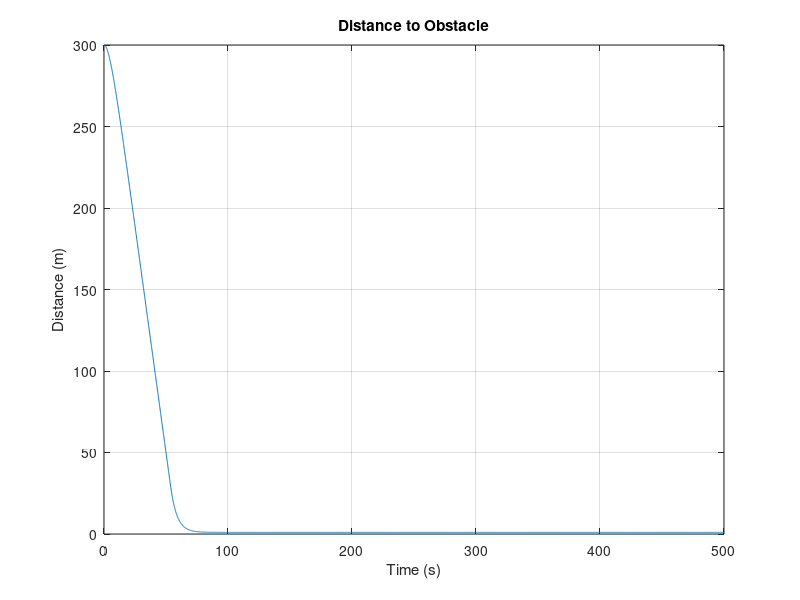
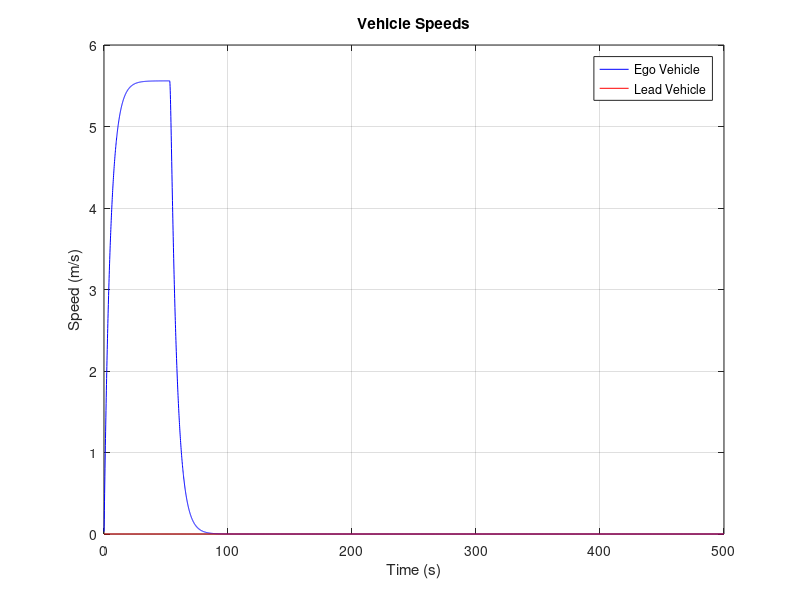
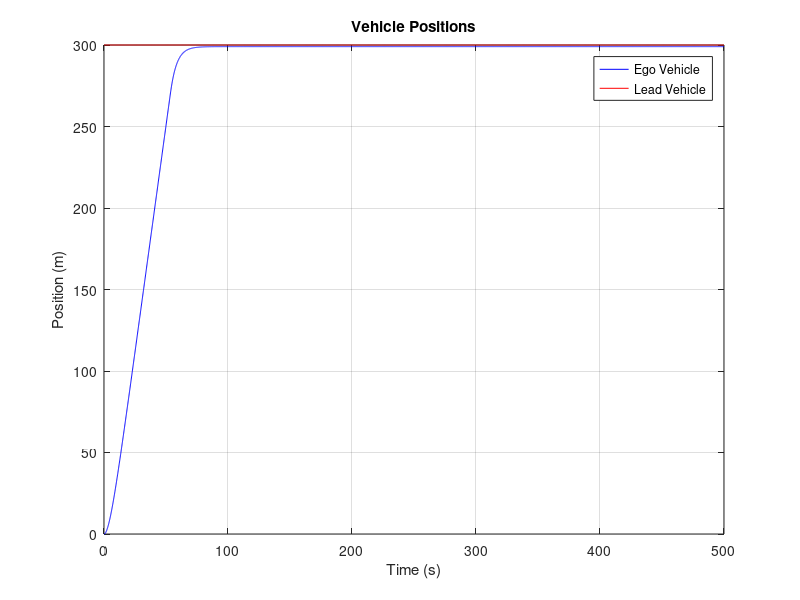
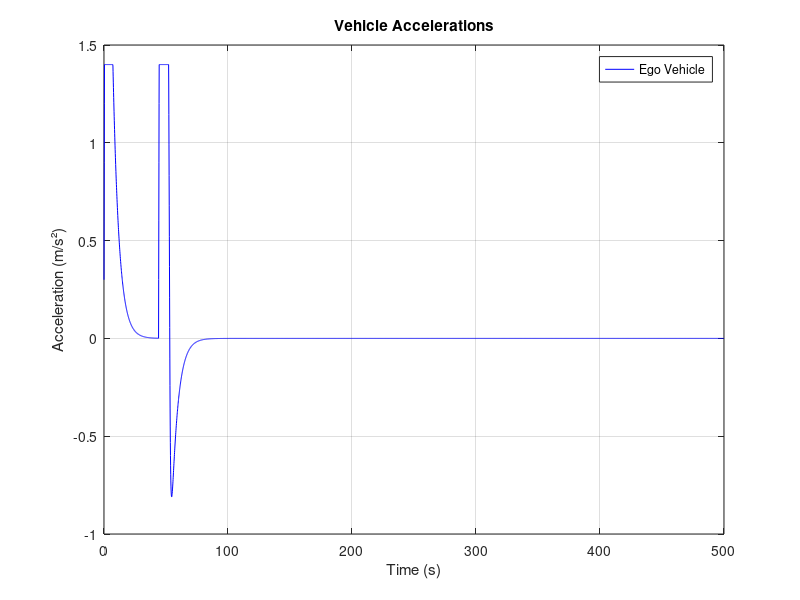

Here is the MATLAB script that generated these plots, in order:

% Simulation a scenario where the controller sees the obstacle at a distance of 100m
% sensor and systems reaction combined takes whole 3sec and
% after that vehicle starts decelerating at set max value.
% The simulation is done on data driven model. 
%% Here PD CONTROLLER is used to test the algorithm on the LINEAR SYSTEM MODEL.
clc;
clear all;
close all;

% Parameters
v_lead = 0;             % Obstacle velocity(m/s)
dis_min = 1;            % Desired minimum safe distance at complete stop(m)
Kp = 0.28;               % Proportional gain
Kd = 2 * sqrt(Kp);      % Derivative gain

% Initial conditions
v_ego = 0;              % Initial speed of following vehicle (m/s)
v_max_ego = 5.56;       % Maximum velocity of the ego vehicle
x_lead = 300;           % position of the obstacle (m)
x_ego = 0;              % Initial position of ego vehicle (m)
dt = 0.1;                % Time step (s)
t_end = 500;            % Simulation end time (s)
a_max = 1.4;            % Maximum acceleration of the ego (m/s²)
d_max = -3.5;           % Maximum deceleration of the ego (m/s²)
jerk_limit = 3;         % Maximum jerk of the vehicle (m/s³)
a_current = 0;          % Current acceleration of the vehicle
d_detection = 100;      % distance at which the lead object/obstacle detected (m)

% Time delay settings
delay_counter = 0;      % Counter to track the time delay
time_delay = 3;         % 3 seconds delay
delay_steps = time_delay / dt; % Number of steps for delay
d_safe = 0;

%Parameters for linear model 
R_Vel = 0;
S_Vel = 0;
M = 0.202;

% Time array
time = 0:dt:t_end;
n = length(time);

% Non-linear eqn constants
A = 1.096;              % Parameter A
B = 0.448;              % Parameter B
C = -1.496*10^-5;       % Parameter C
D = -1.044;             % Parameter D
E = 0.972;              % Parameter E

% Preallocate arrays for distance, speed, and position
d_array_2 = zeros(1, n);
v_ego_array_2 = zeros(1, n);
x_ego_array_2 = zeros(1, n);
v_lead_array_2 = zeros(1, n);
x_lead_array_2 = zeros(1, n);
a_ego_array_2 = zeros(1, n);
error_array_2 = zeros(1,n);
R_Vel_array = zeros(1,n);


% Simulation loop
for i = 1:n
    % Calculate the current distance to the lead vehicle
    d = x_lead - x_ego;

    if d < d_detection %distance at which ego detects the lead vehicle/obstacle

        % Time delay handling
        if delay_counter < delay_steps
            error = 0;  % Speed mode 
            error_dot = v_max_ego - v_ego;  % Rate of change of error
        else
            % Safe distance mode
            d_safe = dis_min + 2 * v_ego;
            error = d - d_safe; % (current distance - desired safe distance )
            error_dot = v_lead - v_ego;   % Rate of change of error
        end
        
        % PD control: calculate the desired acceleration
        a_ego = Kp * error + Kd * error_dot;

        %Implementing the Physical Constraints
        % Apply jerk limit to acceleration
        if (a_ego - a_current) / dt > jerk_limit
            a_ego = a_current + jerk_limit * dt;
        elseif (a_ego - a_current) / dt < -jerk_limit
            a_ego = a_current - jerk_limit * dt;
        end
        
        % Limit acceleration and deceleration between lower and upper bound
        if a_ego > a_max
            a_ego = a_max;
        elseif a_ego < d_max
            a_ego = d_max;
        end
        
        % Update the speed of the ego vehicle
        R_Vel = v_ego + (a_ego/M); % linear system model

        % Limit the speed of the ego vehicle to the maximum speed and minimum speed
        if R_Vel > v_max_ego
            R_Vel = v_max_ego;
        elseif R_Vel < 0;
            R_Vel = 0;
        end

        %t_cmd = (R_Vel * 100)/v_max_ego
       
        S_Vel = v_ego + M*(R_Vel - v_ego)*dt; % Actual velocity the vehicle achieved using linear system model
        
        %S_Vel = A * v_ego + B * t_cmd * (1 / (1 + exp(1000 * (-R_Vel + v_ego)))) + (C * v_ego^2 + D * v_ego + E) * dt;
        
        
        % Update positions of the vehicles
        x_lead = x_lead + v_lead * dt;
        x_ego =  x_ego +  v_ego * dt + (0.5 * M * (R_Vel-v_ego)* dt^2);
        
        v_ego = S_Vel;
        
        % Store values
        d_array_2(i) = d;
        v_ego_array_2(i) = v_ego;
        x_ego_array_2(i) = x_ego;
        v_lead_array_2(i) = v_lead;
        x_lead_array_2(i) = x_lead;
        a_ego_array_2(i) = a_ego;
        error_array_2(i) = error;
        R_Vel_array(i) = R_Vel;
            
        % Update the current acceleration
        a_current = a_ego;

        % Increment delay counter
        delay_counter = delay_counter + 1;
    else
        % Speed mode: the obstacle is far, so maintain max speed
        error = 0;
        error_dot = v_max_ego - v_ego;  % Rate of change of error
        a_ego = Kp * error + Kd * error_dot;  % PD control for speed mode

        % Apply jerk limit to acceleration
        if (a_ego - a_current) / dt > jerk_limit
            a_ego = a_current + jerk_limit * dt;
        elseif (a_ego - a_current) / dt < -jerk_limit
            a_ego = a_current - jerk_limit * dt;
        end
        
        % Limit acceleration and deceleration
        if a_ego > a_max
            a_ego = a_max;
        elseif a_ego < d_max
            a_ego = d_max;
        end

        R_Vel = v_ego + (a_ego/M); % linear system model


        % Limit the speed of the ego vehicle to the maximum speed
        if R_Vel > v_max_ego
            R_Vel = v_max_ego;
        elseif R_Vel < 0;
            R_Vel = 0;
        end
        %t_cmd = (R_Vel * 100)/v_max_ego


        % Update ego vehicle speed
        % v_ego = v_ego + a_ego * dt;
        S_Vel = v_ego + M*(R_Vel - v_ego)*dt;  % actual  velocity the vehicle achieved using linear system model

        %S_Vel = A * v_ego + B * t_cmd * (1 / (1 + exp(1000 * (R_Vel - v_ego)))) + (C * v_ego^2 + D * v_ego + E) * dt;

        % Update positions
        x_lead = x_lead + v_lead * dt;
        x_ego =  x_ego + v_ego * dt + (0.5 * M * (R_Vel-v_ego)* dt^2);

        v_ego = S_Vel;

        % Store values
        d_array_2(i) = d;
        v_ego_array_2(i) = v_ego;
        x_ego_array_2(i) = x_ego;
        v_lead_array_2(i) = v_lead;
        x_lead_array_2(i) = x_lead;
        a_ego_array_2(i) = a_ego;
        error_array_2(i) = error;
        R_Vel_array(i) = R_Vel;

        % Update current acceleration
        a_current = a_ego;
    end
end

% Plot results
figure;
plot(time, d_array_2);
title('Distance to Obstacle');
xlabel('Time (s)');
ylabel('Distance (m)');
grid on;

figure;
plot(time, v_ego_array_2, 'b', 'DisplayName', 'Ego Vehicle');
hold on;
plot(time, v_lead_array_2, 'r', 'DisplayName', 'Lead Vehicle');
title('Vehicle Speeds');
xlabel('Time (s)');
ylabel('Speed (m/s)');
legend;
grid on;

figure;
plot(time, x_ego_array_2, 'b', 'DisplayName', 'Ego Vehicle');
hold on;
plot(time, x_lead_array_2, 'r', 'DisplayName', 'Lead Vehicle');
title('Vehicle Positions');
xlabel('Time (s)');
ylabel('Position (m)');
legend;
grid on;

figure;
plot(time, a_ego_array_2, 'b', 'DisplayName', 'Ego Vehicle');
title('Vehicle Accelerations');
xlabel('Time (s)');
ylabel('Acceleration (m/s²)');
legend;
grid on;
